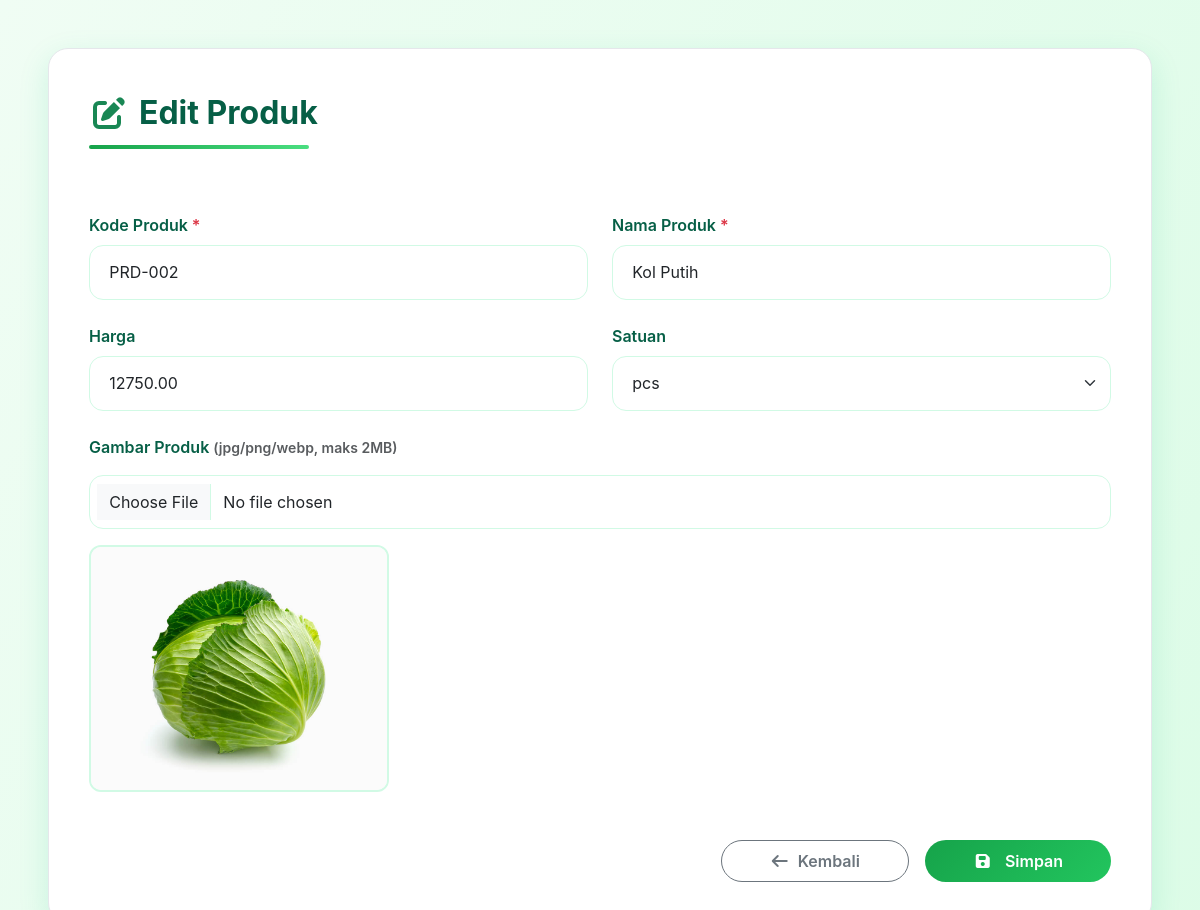
The page /product/edit/2 on the database its author committed.
### tables this page shows
CREATE TABLE IF NOT EXISTS `produk` (
  `id` int unsigned NOT NULL AUTO_INCREMENT,
  `kode` varchar(50) NOT NULL,
  `nama` varchar(255) NOT NULL,
  `harga` decimal(12,2) NOT NULL DEFAULT '0.00',
  `satuan` enum('pcs','g','kg','ton') DEFAULT NULL,
  `kodegudang` varchar(10) DEFAULT NULL,
  `image` varchar(255) DEFAULT NULL,
  `created_at` timestamp NOT NULL DEFAULT CURRENT_TIMESTAMP,
  PRIMARY KEY (`id`),
  UNIQUE KEY `kode` (`kode`),
  KEY `fk_produk_gudang` (`kodegudang`),
  CONSTRAINT `fk_produk_gudang` FOREIGN KEY (`kodegudang`) REFERENCES `gudang` (`kodegudang`) ON DELETE SET NULL ON UPDATE CASCADE
);

### app/controller/ProductController.php (called while the page is built, shortened)
<?php
require_once __DIR__ . '/../library/Controller.php';
class ProductController extends Controller
{
    private $model;
    public function __construct()
    {
        $this->model = new ProductModel();
    }
    public function edit($id)
    {
        $product = $this->model->find($id);
        $csrf = $this->generateCSRFToken();
        $this->view('products/form', ['action' => 'update', 'product' => $product, 'csrf' => $csrf]);
    }
}

### app/library/Database.php (called while the page is built)
<?php
class Database {
    private static $instance = null;
    private $pdo;
    private function __construct()
    {
        $dsn = "mysql:host=" . DB_HOST . ";dbname=" . DB_NAME . ";charset=utf8mb4";
        $options = [
            PDO::ATTR_ERRMODE            => PDO::ERRMODE_EXCEPTION,
            PDO::ATTR_DEFAULT_FETCH_MODE => PDO::FETCH_ASSOC,
            PDO::ATTR_EMULATE_PREPARES   => false,
        ];
        $this->pdo = new PDO($dsn, DB_USER, DB_PASS, $options);
    }
    public static function getInstance()
    {
        if (self::$instance === null) {
            self::$instance = new Database();
        }
        return self::$instance;
    }
    public function getConnection()
    {
        return $this->pdo;
    }
}

### app/model/ProductModel.php (called while the page is built, shortened)
<?php
class ProductModel
{
    private $db;
    public function __construct()
    {
        $this->db = Database::getInstance()->getConnection();
    }
    public function find($id)
    {
        $stmt = $this->db->prepare("SELECT * FROM produk WHERE id = :id LIMIT 1");
        $stmt->execute([':id' => $id]);
        return $stmt->fetch();
    }
}

### app/view/products/form.php (the view, shortened to what this page needs)
<?php
$product = $product ?? [];
$old = $old ?? [];
$isEdit = ($action === 'update');
$formAction = $isEdit
  ? BASE_URL . 'product/update/' . ($product['id'] ?? '')
  : BASE_URL . 'product/store';
$val = function ($key, $default = '') use ($product, $old, $isEdit) {
  if (!empty($old) && isset($old[$key]))
    return $old[$key];
  if ($isEdit && !empty($product) && isset($product[$key]))
    return $product[$key];
  return $default;
};
?>
<main class="container-fluid px-5 py-5">
  <div class="card-farm w-100">
    <div class="section-header mb-0">
      <i class="fas <?= $isEdit ? 'fa-edit' : 'fa-plus-circle' ?> text-success"></i>
      <?= $isEdit ? 'Edit Produk' : 'Tambah Produk Baru' ?>
    </div>
    <div class="divider"></div>
    <form action="<?= $formAction ?>" method="post" enctype="multipart/form-data" class="row g-4 mt-2" novalidate>
      <div class="col-lg-6 col-md-6">
        <label class="form-label">Kode Produk <span class="text-danger">*</span></label>
        <input type="text" name="kode" class="form-control" placeholder="Contoh: PRD-001"
          value="<?= $this->e($val('kode')) ?>" required>
      </div>
      <div class="col-lg-6 col-md-6">
        <label class="form-label">Nama Produk <span class="text-danger">*</span></label>
        <input type="text" name="nama" class="form-control" placeholder="Masukkan nama produk"
          value="<?= $this->e($val('nama')) ?>" required>
      </div>
      <div class="col-lg-6 col-md-6">
        <label class="form-label">Harga</label>
        <input type="number" name="harga" id="harga" class="form-control" placeholder="Rp 0"
          value="<?= $this->e($val('harga')) ?>">
      </div>
      <div class="col-lg-6 col-md-6">
        <label class="form-label">Satuan</label>
        <select name="satuan" class="form-select">
          <option value="pcs" <?= $val('satuan') == 'pcs' ? 'selected' : '' ?>>pcs</option>
        </select>
      </div>
      <div class="col-12">
        <label class="form-label">Gambar Produk <small class="text-muted">(jpg/png/webp, maks 2MB)</small></label>
        <input type="file" name="image" id="image" accept="image/*" class="form-control mt-2 w-300">
        <?php $img = $val('image'); ?>
        <img id="preview" src="<?= $img ? UPLOAD_URL . $this->e($img) : '#' ?>" alt="preview"
          style="<?= $img ? '' : 'display:none;' ?>">
      </div>
      <div class="col-12 d-flex flex-wrap justify-content-end gap-3 mt-5">
        <a href="<?= BASE_URL ?>" class="btn btn-outline-secondary px-5 py-2 rounded-pill fw-semibold">
          <i class="fas fa-arrow-left me-2"></i>Kembali
        </a>
        <button type="submit" class="btn btn-farm px-5 py-2 rounded-pill fw-semibold">
          <i class="fas <?= $isEdit ? 'fa-save' : 'fa-check-circle' ?> me-2"></i>
          <?= $isEdit ? 'Simpan' : 'Simpan' ?>
        </button>
      </div>
    </form>
  </div>
</main>

### assets/css/dashboard-style.css (style rules this page uses)
:root { --farm-green: #01693a; --farm-light-green: #4a7c59; --farm-gold: #d4af37; --farm-light-gold: #f4e4a6; --farm-bg: #f8fdf5; --farm-white: #ffffff; --farm-gray: #6c757d; --farm-dark: #1a3409; }
* { margin: 0; padding: 0; box-sizing: border-box; }
body { font-family: "Inter", sans-serif !important; background-color: var(--farm-bg); color: #333; }
.btn-farm { background-color: var(--farm-green) !important; border-color: var(--farm-green) !important; color: white !important; transition: all 0.2s ease; }
.form-control[type=file] { overflow: hidden }
.form-control[type=file]:not(:disabled):not([readonly]) { cursor: pointer }

### app/view/products/form.php (style rules this page uses)
body { background: linear-gradient(120deg, #f0fdf4, #dcfce7); font-family: 'Poppins', sans-serif; }
main { min-height: 100vh; }
.card-farm { background: #ffffff; border-radius: 20px; box-shadow: 0 10px 30px rgba(16, 185, 129, 0.15); padding: 3rem; transition: all 0.3s ease; border: 1px solid #e5e7eb; }
.section-header { font-weight: 700; font-size: 2rem; color: #065f46; display: flex; align-items: center; gap: 10px; }
.divider { height: 4px; width: 220px; background: linear-gradient(90deg, #16a34a, #4ade80); border-radius: 4px; margin-top: 0.5rem; margin-bottom: 2.5rem; }
.form-label { font-weight: 600; color: #065f46; }
.form-control, .form-select { border-radius: 14px; border: 1px solid #d1fae5; padding: 0.9rem 1.2rem; font-size: 1rem; transition: all 0.3s ease; }
.btn-farm { background: linear-gradient(135deg, #16a34a, #22c55e); color: #fff; font-weight: 600; font-size: 1rem; border-radius: 50px; padding: 0.9rem 2.5rem; transition: all 0.3s ease; border: none; }
#preview { max-width: 300px; border-radius: 12px; border: 2px solid #d1fae5; margin-top: 1rem; transition: all 0.3s ease; }
@media (max-width: 1200px) { .card-farm { padding: 2.5rem; } }

### rows shown on the page
produk: kode "PRD-002", nama "Kol Putih", harga "12750.00", satuan "pcs", image (picture)
